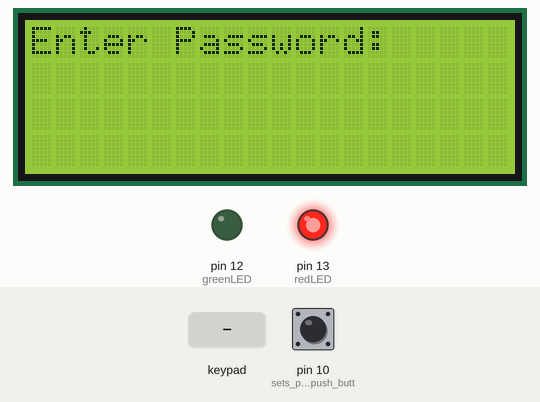
Recording of a sketch running on a simulated Arduino Uno, built with avr-gcc and run on an emulated ATmega328P. Parts: 20×4 character LCD, output pins drawn as LEDs (lit = HIGH). The inputs (shaded band) are chosen by the test bench; at power-on: pin 10 (sets_pin_10_for_push_butt) LOW. What the sketch prints to the serial monitor is not drawn.

Above: at 1.2 s.
1.3 s: keypad keys 9 8 7 6 # pressed 0.4 s apart
At 3.0 s:
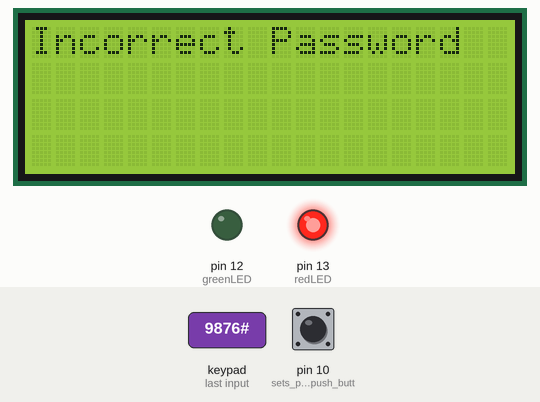
6.0 s: pin 10 (sets_pin_10_for_push_butt) pulled HIGH for 0.15 s
At 6.5 s:
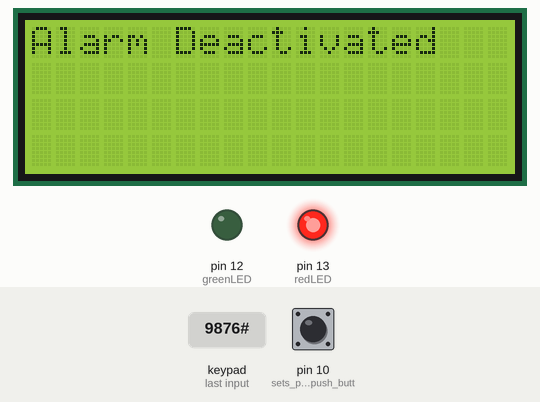
9.1 s: key 'A' pressed
At 11.8 s:
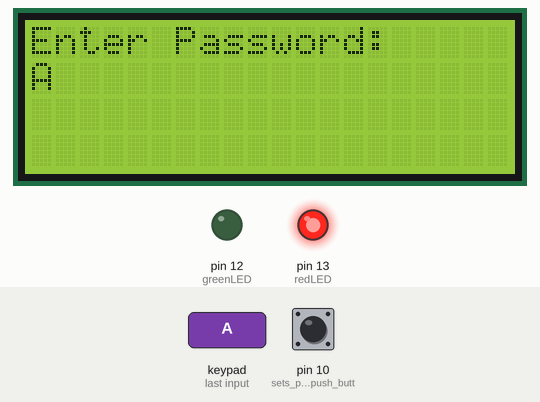
12.1 s: key 'B' pressed
At 13.0 s:
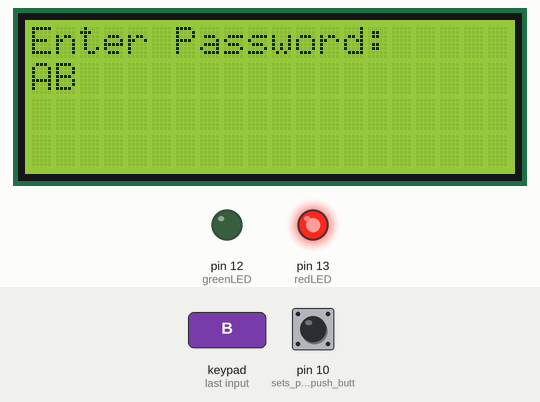
13.6 s: keypad keys 2 0 0 3 * pressed 0.4 s apart
At 17.5 s:
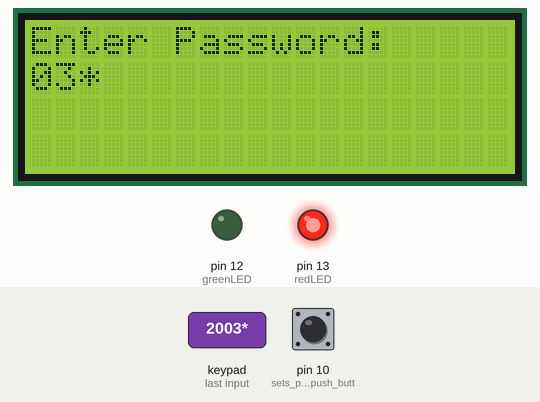
17.9 s: key '1' pressed
At 19.2 s:
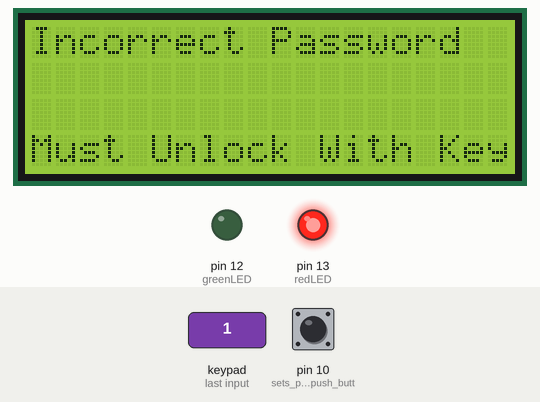
Timing chart, 0 to 20.4 s (numbered marks = the images above; inputs shaded):
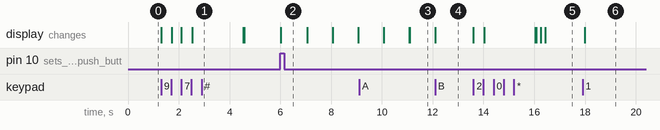

Measured:
- after the input at 1.3 s, the display: first changes at once (image 1 shows a later state)
- after the input at 6.0 s, the display: changes at once (image 2)
- after the input at 9.1 s, the display: first differs from a run without the input after 2.0 s (image 3)
- after the input at 12.1 s, the display: changes at once (image 4)
- after the input at 13.6 s, the display: first changes at once (image 5 shows a later state)
- after the input at 17.9 s, the display: changes after 0.09 s (image 6)

The sketch:

latest_security_system_keypad_pw_timer_attempts_pb.ino
```cpp
//*********************************************
//Brock Carroll -- MSPS
//Security System Passcode, # of Attempts, Timer, and Reset Button
//*********************************************


#include <Wire.h>
#include <LiquidCrystal_I2C.h>
#include <Keypad.h>
#define password_length 5
char holder[password_length];
char correctPassword[password_length] = "2003";
int state = 0;                //used for the "Enter Password" message

int buttonState = 0;          //used to hold value of push button whether it's pushed or not
int redLED = 13;              //initialize pin 13 for redLED used for testing
int greenLED = 12;            //initialize pin 12 for greenLED used for testing
int wrong_password = 0;       //used to check for the # of wrong password attempts

byte holder_count = 0;        //used to store the # of keypad inputs
char keyPress;                //used to initialize a key input from the keypad

unsigned long previous_time = 0; //stores the previous_time the timer has been counting
unsigned long current_time = 0;  //stores the current time of the timer, which is millis
unsigned long minutes_seconds = 3;       //sets the # of minutes_seconds the timer countsdown (only 3 is used for short testing purposes)
int timerState = 0;              //stores the state of the timer to start the timer

const byte ROWS = 4;          //sets # of rows for the 4x4 keypad
const byte COLS = 4;          //sets # of columns for the 4x4 keypad

char kp[ROWS][COLS] = {       //set keypad array
  {'1','2','3','A'},
  {'4','5','6','B'},
  {'7','8','9','C'},
  {'*','0','#','D'}

};

//assign Arduino pins 9-2 for rows & columns
byte rowPins[ROWS] = {9,8,7,6};   //sets pins used for the keypad rows
byte colPins[COLS] = {5,4,3,2};   //sets pins used for the keypad columns


LiquidCrystal_I2C lcd(0x27,20,4);  // set the LCD address to 0x27 for a 20 chars and 4 line display
Keypad keypad = Keypad(makeKeymap(kp), rowPins, colPins, ROWS, COLS);     //creates keypad


void setup()
{
  lcd.init();                      // initialize the lcd
  lcd.backlight();                 //turn on backlight
  pinMode(redLED, OUTPUT);         //sets output for pin 13
  pinMode(greenLED, OUTPUT);       //sets output for pin 12
  pinMode(10, INPUT);              //sets pin 10 for push button
  digitalWrite(redLED, HIGH);      //sets redLED always HIGH @ start to replicate security system activated
  Serial.begin(9600);              //sets serial monitor baud
}


void loop(){

  if (state == 0){                    //"Enter Password" is only available when state is 0
    lcd.setCursor(0,0);
    lcd.print("Enter Password:");
  }

  char keyPress = keypad.getKey();    //sets the ability to input a key by calling the getKey function
  if (keyPress){                      //accumulates # of keypad entries. This is 4 since the holder is a function of the password length(4)
    holder[holder_count] = keyPress;
    lcd.setCursor(holder_count, 1);
    lcd.print(holder[holder_count]);
    holder_count++;
  }

 buttonState = digitalRead(10);       //checks for push button input
 if ((holder_count == password_length -1)||(buttonState==HIGH) || (state==1)){      //checks for the correct holder_count length of 4, the push button press, and the state = 1 where the number of entires is maximum
  if (!strcmp(holder, correctPassword) || buttonState == HIGH || (state ==1)) {     //checks if the password is correct,
    lcd.clear();
    lcd.print("Alarm Deactivated");
    delay(1000);
    timerState=0;
    timer();                  //calls the timer function to begin countdown before automatically restarting

    if (wrong_password >0){   //sets state back to start message to reset the # of wrong entries back to 0
      wrong_password = 0;
    }
    state = 0;
  }
  else if (strcmp(holder, correctPassword) && state == 0) {       //checks if the password is incorrect and accumulates the # of attempts
    lcd.clear();
    lcd.print("Incorrect Password");
    Serial.println("Incorrect Password");
    wrong_password++;
    wrong_pw();                                                   //calls wrong_pw function to let operator know to use the reset button
    delay(2000);
  }
 lcd.clear();                                                     //clears the lcd message & clears the keypad entry
  clearholder();

 }
}


void wrong_pw(){                                                  //function to check if the # of passwords is 2 (this is for testing to make things shorter; will be adjusted)
  while (wrong_password >= 2){
    buttonState = digitalRead(10);
    lcd.setCursor(0,3);
    lcd.print("Must Unlock With Key");
    if (buttonState == HIGH){                                     //checks if push button is pressed in order to reset security system
      wrong_password = 0;
      state = 1;
  }
}}

void clearholder() {                                              //clears the lcd message & clears the keypad entry
  while (holder_count != 0) {
    holder[holder_count--]= 0;
  }
 }

void timer(){                                         //timer used to begin countdown when correct password has been entered or push button has been pressed (time is only 3 minutes_seconds for testing; will be adjusted)
  while(timerState ==0){
  char keyPress = keypad.getKey();
  int mins = minutes_seconds/60;                      //stores the minutes value
  int secs = minutes_seconds % 60;                    //stores the seconds value
  current_time = millis();                            //current_time program beings
  if(timerState==0){                                  //checks if the beginning state is 0. This is allows us to change the state to get out of the specific if statements
  if((current_time-previous_time)>=1000) {            //checks the current and previous timer for 1 second. This will be how slow the timer counts down
  minutes_seconds--;                                  //decrements the number of seconds
  previous_time=current_time;
  lcd.clear();
  }
  lcd.setCursor(3,1);                                 //displays the countdown message with the minutes:seconds
  lcd.print("Time Remaining");
  lcd.setCursor(8,2);
  lcd.print(mins);
  lcd.print(":");
  lcd.print(secs);
  }

  if (timerState==0 && keyPress=='#'){                //if the '#' key is pressed, it resets the timer to 3 seconds
    timerState = 0;
    minutes_seconds = 3;
  lcd.clear();
  }

  if(timerState==0 &&keyPress=='*'){                  //if the '*' key is pressed, it resets the timer
    timerState = 1;
    state = 0;
    minutes_seconds = 3;
  }

  if (timerState==0 && minutes_seconds==0){           //displays end of time message and will start the reactivation process where the state is set back to 0 in the "correct password" if statement above
   lcd.clear();
   lcd.setCursor(3,1);
   lcd.print("**TIME IS UP**");
   delay(1000);
   lcd.clear();
   lcd.print("Alarm Activated");
   delay(1000);
   lcd.clear();
   timerState = 1;
   minutes_seconds=3;
   //need LEDs etc. here** will be set at a later time
   break;
  }
  }
  }
```
